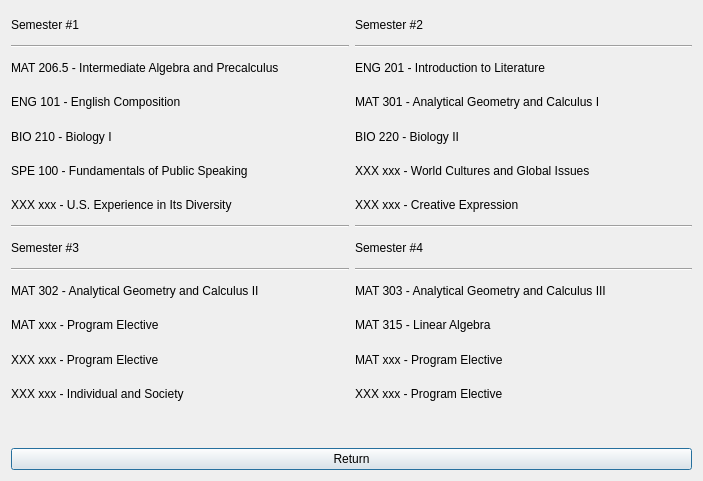
<?xml version="1.0" encoding="UTF-8"?>
<ui version="4.0">
 <class>Mathematics</class>
 <widget class="QDialog" name="Mathematics">
  <property name="geometry">
   <rect>
    <x>0</x>
    <y>0</y>
    <width>703</width>
    <height>481</height>
   </rect>
  </property>
  <property name="windowTitle">
   <string>Dialog</string>
  </property>
  <layout class="QVBoxLayout" name="verticalLayout_3">
   <item>
    <layout class="QHBoxLayout" name="horizontalLayout">
     <item>
      <layout class="QVBoxLayout" name="verticalLayout">
       <item>
        <widget class="QLabel" name="label_7">
         <property name="text">
          <string>Semester #1</string>
         </property>
        </widget>
       </item>
       <item>
        <widget class="Line" name="line">
         <property name="orientation">
          <enum>Qt::Horizontal</enum>
         </property>
        </widget>
       </item>
       <item>
        <widget class="QLabel" name="label">
         <property name="text">
          <string>MAT 206.5 - Intermediate Algebra and Precalculus</string>
         </property>
        </widget>
       </item>
       <item>
        <widget class="QLabel" name="label_3">
         <property name="text">
          <string>ENG 101 - English Composition</string>
         </property>
        </widget>
       </item>
       <item>
        <widget class="QLabel" name="label_4">
         <property name="text">
          <string>BIO 210 - Biology I</string>
         </property>
        </widget>
       </item>
       <item>
        <widget class="QLabel" name="label_5">
         <property name="text">
          <string>SPE 100 - Fundamentals of Public Speaking</string>
         </property>
        </widget>
       </item>
       <item>
        <widget class="QLabel" name="label_6">
         <property name="text">
          <string>XXX xxx - U.S. Experience in Its Diversity</string>
         </property>
        </widget>
       </item>
       <item>
        <widget class="Line" name="line_3">
         <property name="orientation">
          <enum>Qt::Horizontal</enum>
         </property>
        </widget>
       </item>
       <item>
        <widget class="QLabel" name="label_13">
         <property name="text">
          <string>Semester #3</string>
         </property>
        </widget>
       </item>
       <item>
        <widget class="Line" name="line_5">
         <property name="orientation">
          <enum>Qt::Horizontal</enum>
         </property>
        </widget>
       </item>
       <item>
        <widget class="QLabel" name="label_17">
         <property name="text">
          <string>MAT 302 - Analytical Geometry and Calculus II</string>
         </property>
        </widget>
       </item>
       <item>
        <widget class="QLabel" name="label_15">
         <property name="text">
          <string>MAT xxx - Program Elective</string>
         </property>
        </widget>
       </item>
       <item>
        <widget class="QLabel" name="label_18">
         <property name="text">
          <string>XXX xxx - Program Elective</string>
         </property>
        </widget>
       </item>
       <item>
        <widget class="QLabel" name="label_19">
         <property name="text">
          <string>XXX xxx - Individual and Society</string>
         </property>
        </widget>
       </item>
       <item>
        <widget class="QLabel" name="label_20">
         <property name="text">
          <string/>
         </property>
        </widget>
       </item>
      </layout>
     </item>
     <item>
      <layout class="QVBoxLayout" name="verticalLayout_2">
       <item>
        <widget class="QLabel" name="label_2">
         <property name="text">
          <string>Semester #2</string>
         </property>
        </widget>
       </item>
       <item>
        <widget class="Line" name="line_2">
         <property name="orientation">
          <enum>Qt::Horizontal</enum>
         </property>
        </widget>
       </item>
       <item>
        <widget class="QLabel" name="label_8">
         <property name="text">
          <string>ENG 201 - Introduction to Literature</string>
         </property>
        </widget>
       </item>
       <item>
        <widget class="QLabel" name="label_10">
         <property name="text">
          <string>MAT 301 - Analytical Geometry and Calculus I</string>
         </property>
        </widget>
       </item>
       <item>
        <widget class="QLabel" name="label_9">
         <property name="text">
          <string>BIO 220 - Biology II</string>
         </property>
        </widget>
       </item>
       <item>
        <widget class="QLabel" name="label_11">
         <property name="text">
          <string>XXX xxx - World Cultures and Global Issues</string>
         </property>
        </widget>
       </item>
       <item>
        <widget class="QLabel" name="label_12">
         <property name="text">
          <string>XXX xxx - Creative Expression</string>
         </property>
        </widget>
       </item>
       <item>
        <widget class="Line" name="line_4">
         <property name="orientation">
          <enum>Qt::Horizontal</enum>
         </property>
        </widget>
       </item>
       <item>
        <widget class="QLabel" name="label_14">
         <property name="text">
          <string>Semester #4</string>
         </property>
        </widget>
       </item>
       <item>
        <widget class="Line" name="line_6">
         <property name="orientation">
          <enum>Qt::Horizontal</enum>
         </property>
        </widget>
       </item>
       <item>
        <widget class="QLabel" name="label_16">
         <property name="text">
          <string>MAT 303 - Analytical Geometry and Calculus III</string>
         </property>
        </widget>
       </item>
       <item>
        <widget class="QLabel" name="label_21">
         <property name="text">
          <string>MAT 315 - Linear Algebra</string>
         </property>
        </widget>
       </item>
       <item>
        <widget class="QLabel" name="label_22">
         <property name="text">
          <string>MAT xxx - Program Elective</string>
         </property>
        </widget>
       </item>
       <item>
        <widget class="QLabel" name="label_23">
         <property name="text">
          <string>XXX xxx - Program Elective</string>
         </property>
        </widget>
       </item>
       <item>
        <widget class="QLabel" name="label_24">
         <property name="text">
          <string/>
         </property>
        </widget>
       </item>
      </layout>
     </item>
    </layout>
   </item>
   <item>
    <widget class="QPushButton" name="pushButton_Return">
     <property name="text">
      <string>Return</string>
     </property>
    </widget>
   </item>
  </layout>
 </widget>
 <resources/>
 <connections/>
</ui>
